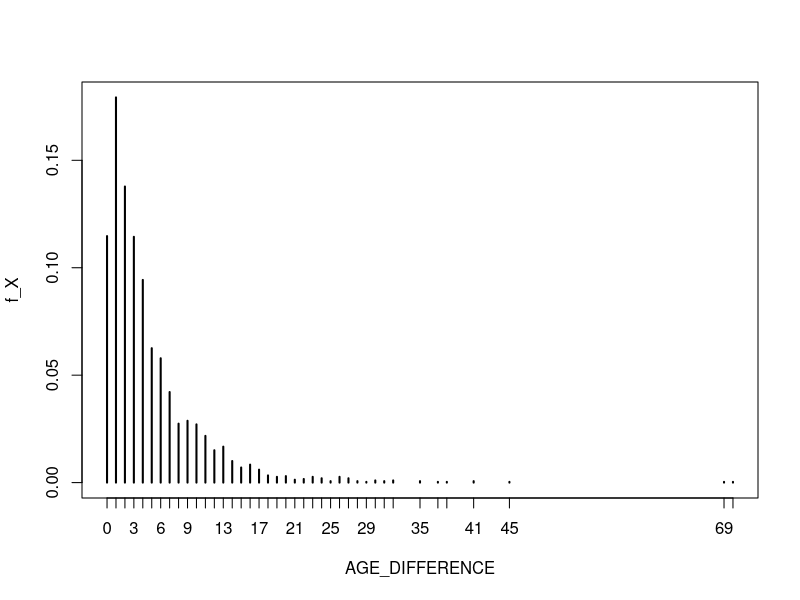
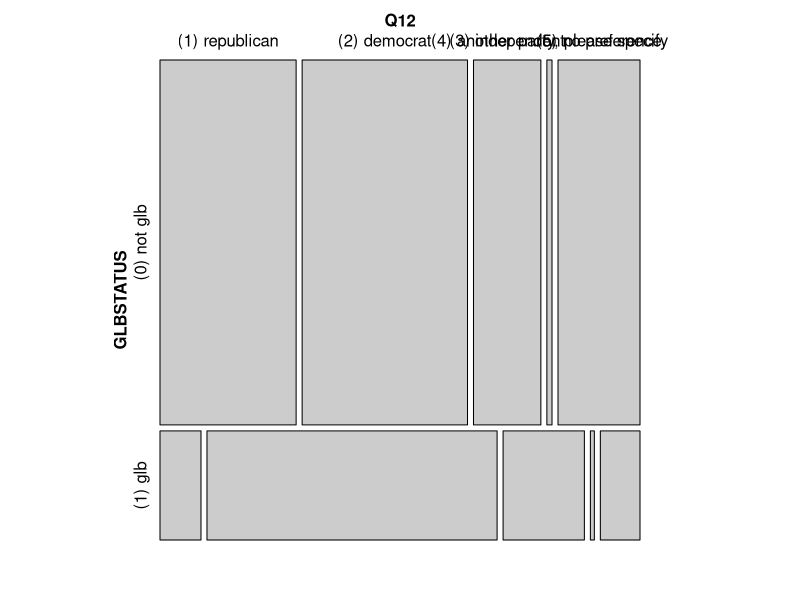
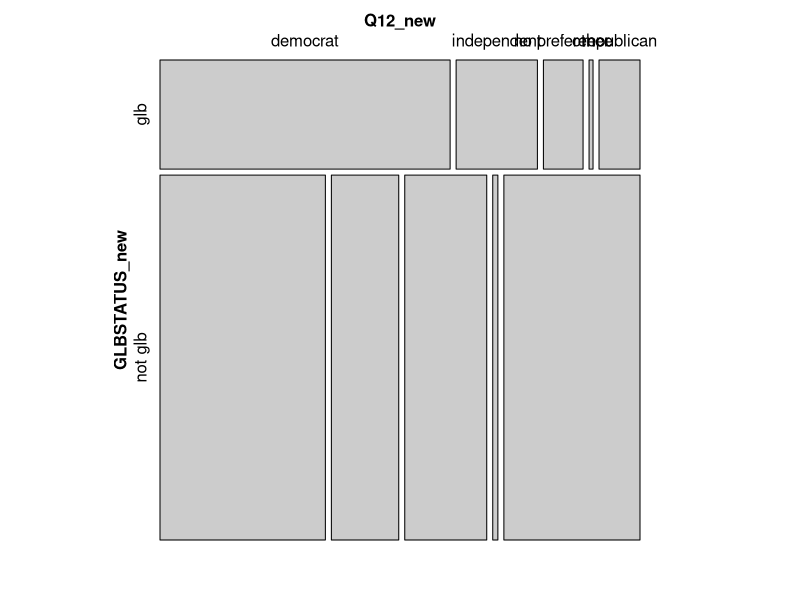
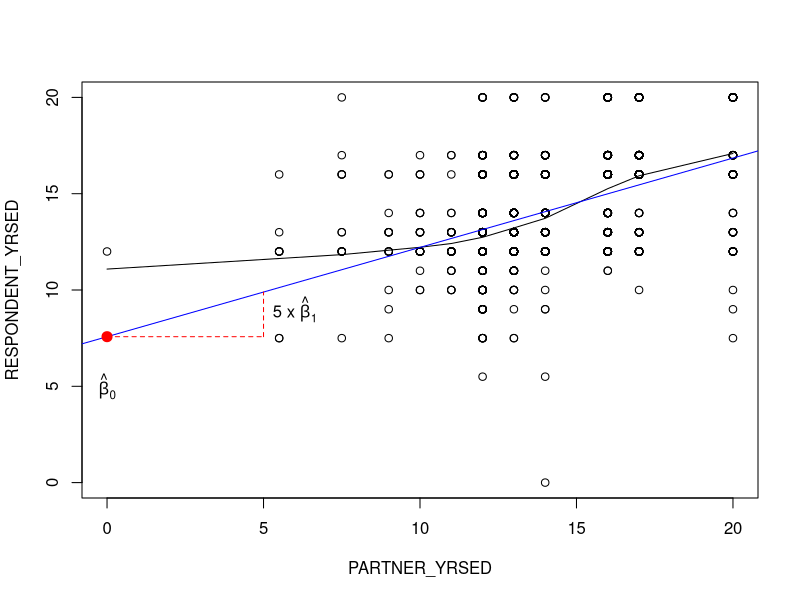
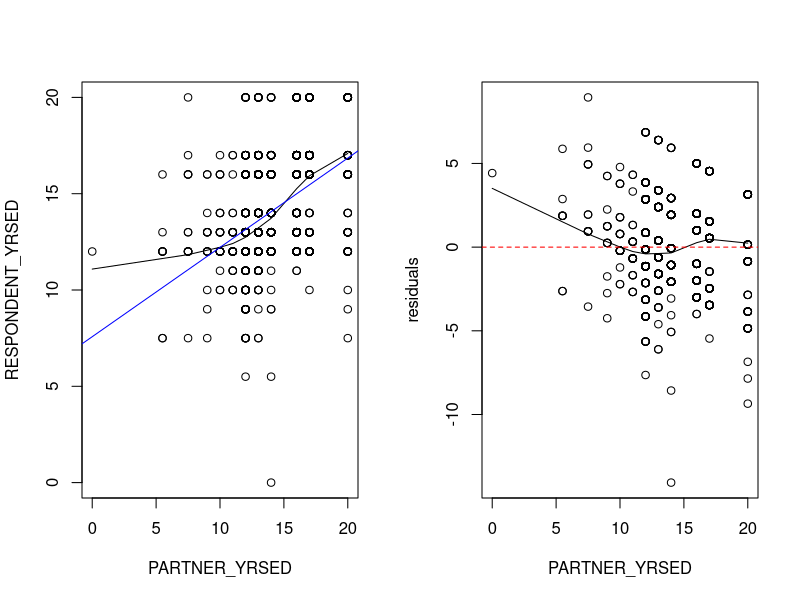
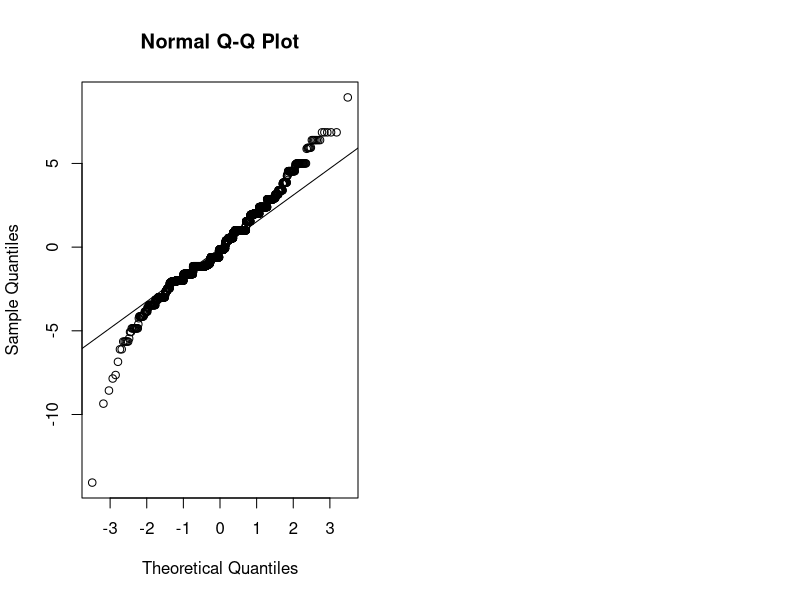

Generate these figures, in order, with R:
####
#### How Couples Meet and Stay Together (HCMST), The Interuniversity Consortium for 
#### Political and Social Research (ICPSR). Wave 1 collected in 2009, Wave 2 in 2010, 
#### Wave 3 in 2011, and Wave 4 in 2013. United States.
####
#### Here, we will consider only the 3,009 individuals surveyed who were characterized as 
#### being in a relationship of some kind. For exploratory purposes, we will investigate 
#### patterns and illustrate some statistical techniques. Note, however, that a 
#### sophisticated sampling method was used by the study directors and that sampling 
#### weights must be applied before meaningful inferences on the more general population 
#### of interest can be attempted. We will discuss this issue further in a later lecture.
####

dta <- read.csv("HCMST.csv", row.names = NULL)
dim(dta)
head(dta)
summary(dta)

##
## Age difference between partners.
##

## Treating our 3,009 individuals as our population of interest, create the pmf of the 
## age difference variable (call it X). Note that X has some missing values. Note also 
## the two couples for whom age difference is 69 and 70 years (!), respectively.
with(dta, table(is.na(AGE_DIFFERENCE)))
tt <- with(dta, table(AGE_DIFFERENCE))
x_possibilities <- as.numeric(names(tt))
f_X <- tt / sum(tt)
sum(f_X)
plot(f_X)

## E(X) and Var(X).
mu_X <- sum(x_possibilities * f_X)
sig_2_X <- sum((x_possibilities - mu_X) ^ 2 * f_X)

## Can match by just computing sample statistics. The minor discrepancy between variance 
## calculations is due to the sample variance dividing by n - 1 instead of n; again, this 
## is a technical point that we have not yet fully addressed in this class.
with(dta, mean(AGE_DIFFERENCE, na.rm = TRUE))
with(dta, var(AGE_DIFFERENCE, na.rm = TRUE))
with(dta, var(AGE_DIFFERENCE, na.rm = TRUE)) * (sum(tt) - 1) / sum(tt)

##
## GLB status and political party affiliation. (GLB - gay, lesbian, bisexual)
##

## Joint distribution, considering GLB status as X and political party affiliation as Y.
freq_table <- with(dta, table(GLBSTATUS, Q12))
print(f_XY <- prop.table(freq_table))
sum(f_XY)

## Marginal distribution of GLB status.
print(f_X <- apply(f_XY, MARGIN = 1, FUN = sum))
rowSums(f_XY)
sum(f_X)

## Marginal distribution of political party affiliation.
print(f_Y <- apply(f_XY, 2, sum))
colSums(f_XY)
sum(f_Y)

## A "mosaic" plot as a way to visualize our "contingency table".
##
## NOTE: May need to first install 'vcd' package.
library(vcd) 

mosaic(freq_table)

#* A slightly-prettier version can be had if we re-code the values of the two variables.
##
#* NOTE: May need to first install 'car' package.

library(car)

GLBSTATUS_old <- dta$GLBSTATUS
GLBSTATUS_new <- recode(GLBSTATUS_old, "'(0) not glb'='not glb'; '(1) glb'='glb'")

Q12_old <- dta$Q12
Q12_new <- recode(Q12_old, "'(1) republican'='republican'; '(2) democrat'='democrat'; '(3) independent'='independent'; '(4) another party, please specify'='other'; '(5) no preference'='no preference'")

mosaic(table(GLBSTATUS_new, Q12_new))

## Conditional distribution of political party affiliation, given GLB status.
print(f_Y_given_not_glb <- f_XY[1, ] / f_X[1])
print(f_Y_given_glb <- f_XY[2, ] / f_X[2])
sum(f_Y_given_not_glb)
sum(f_Y_given_glb)

## Law of total probability applied to the probability that a randomly-selected 
## individual is a democrat.
print(p_democrat <- f_Y_given_not_glb[2] * f_X[1] + f_Y_given_glb[2] * f_X[2])
f_Y[2]
sum(f_XY[, 2])

## Bayes' Theorem applied to the probability of GLB, given democrat.
print(p_GLB_given_democrat <- (f_Y_given_glb[2] * f_X[2]) / p_democrat)
freq_table[2, 2] / sum(freq_table[, 2])

##
## Statistical inference on the difference in HHINC, comparing GLB to non-GLB.
##

med_diff_obs <- with(dta, median(HHINC[GLBSTATUS == "(1) glb"]) - 
  median(HHINC[GLBSTATUS == "(0) not glb"]))

## 95% confidence interval via bootstrap.
B <- 500
med_diff_b <- numeric(B)
for(b in 1:B) {
  ## Create bootstrap sample by sampling with replacement from each of the two groups.
  y_not_glb_b <- with(dta, sample(HHINC[GLBSTATUS == "(0) not glb"], replace = TRUE))
  y_glb_b <- with(dta, sample(HHINC[GLBSTATUS == "(1) glb"], replace = TRUE))
  
  ## Compute and store median difference in household income.
  med_diff_b[b] <- median(y_glb_b) - median(y_not_glb_b)
}
quantile(med_diff_b, c(0.025, 0.975))

## Hypothesis test via bootstrap. Note that, since the 95% confidence interval does not 
## contain 0, we expect that the p-value for testing H_0: median difference = 0 vs. H_a: 
## median difference != 0 will be less than 0.05. Still, it is useful to have an actual 
## p-value for quantifying just how strong our evidence against H_0 is. Before running 
## the bootstrap, we center the observations in the two groups to have the same median, 
## forcing H_0 to be true.
med_diff_0_b <- numeric(B)
y_not_glb_0 <- with(dta, HHINC[GLBSTATUS == "(0) not glb"] - 
  median(HHINC[GLBSTATUS == "(0) not glb"]))
y_glb_0 <- with(dta, HHINC[GLBSTATUS == "(1) glb"] - 
  median(HHINC[GLBSTATUS == "(1) glb"]))
for(b in 1:B) {
  ## Construct bootstrap sample.
  y_not_glb_0_b <- sample(y_not_glb_0, replace = TRUE)
  y_glb_0_b <- sample(y_glb_0, replace = TRUE)
  
  ## Compute and store median difference.
  med_diff_0_b[b] <- median(y_glb_0_b) - median(y_not_glb_0_b)
}

## Because we are testing against a *two-sided* alternative hypothesis, the p-value is 
## defined as the probability of seing a median difference *as or more extreme* as the 
## median difference we originally observed. We can estimate the p-value as follows. Note
## that the p-value is *not* < 0.05, whereas we expected it to be. The relationship 
## between confidence intervals and hypothesis tests (e.g., p-value < 0.05 if the null 
## hypothesized parameter value is not contained in a 95% confidence interval) are 
## sometimes distorted in practice. In this case, there are only 19 unique values for 
## HHINC, and this substantially affects the bootstrap sampling distributions we obtain.
sum(abs(med_diff_0_b) >= abs(med_diff_obs)) / B
mean(abs(med_diff_0_b) >= abs(med_diff_obs))

####
#### Association between RESPONDENT_YRSED and PARTNER_YRSED.
####

## First get rid of partners with missing values.
ii_no_NA <- apply(dta, 1, function(x) { all(!is.na(x)) })
dta_no_NA <- dta[ii_no_NA, ]

x <- dta_no_NA$PARTNER_YRSED
y <- dta_no_NA$RESPONDENT_YRSED
n <- length(x)

## Scatterplot with smoother overlaid.
plot(x, y, xlab = "PARTNER_YRSED", ylab = "RESPONDENT_YRSED")
lines(lowess(x, y))

##
## Correlation.
##

r <- cor(x, y)
r

## Match manually.
x_bar <- mean(x)
y_bar <- mean(y)
s_x <- sd(x)
s_y <- sd(y)
ss_x <- s_x ^ 2 * (n - 1)
ss_y <- s_y ^ 2 * (n - 1)

r_manual <- sum((x - x_bar) * (y - y_bar)) / (sqrt(ss_x) * sqrt(ss_y))
r_manual

##
## Linear regression of RESPONDENT_YRSED (response) vs. PARTNER_YRSED (predictor).
##

## Fit model.
fit <- lm(y ~ x)
summary(fit)
abline(fit, col = "blue")

## Intercept is estimated RESPONDENT_YRSED when PARTNER_YRSED = 0.
cf <- summary(fit)$coef
points(0, cf[1, 1], pch = 20, col = "red", cex = 2)
text(0, 5, expression(hat(beta)[0]))

## Slope is estimated mean change in RESPONDENT_YRSED associated with a 1-unit increase 
## in PARTNER_YRSED. Five times the slope is the estimated mean change in RESPONDENT_YRSED
## associated with a *5*-unit increase in PARTNER_YRSED.
lines(c(0, 5), c(cf[1, 1], cf[1, 1]), lty = 2, col = "red")
lines(c(5, 5), c(cf[1, 1], cf[1, 1] + 5 * cf[2, 1]), lty = 2, col = "red")
text(6, 9, expression(paste("5 x ", hat(beta)[1], sep = "")))

## Relationship between slope and correlation estimates.
r * (s_y / s_x)
cf[2, 1]

##
## Check model assumptions.
##

ee <- summary(fit)$resid

## Is there reasonably a linear association between x and y? There is some curvature to 
## the residual plot. This is partially driven by the presence of an "outlier" on the low 
## end of PARTNER_YRSED. The residual plot can also be used to gauge the assumption of 
## constant residual variance.  
par(mfrow = c(1, 2))
plot(x, y, xlab = "PARTNER_YRSED", ylab = "RESPONDENT_YRSED")
lines(lowess(x, y))
abline(fit, col = "blue")
plot(x, ee, xlab = "PARTNER_YRSED", ylab = "residuals")
lines(lowess(x, ee))
abline(0, 0, lty = 2, col = "red")

## Are the residuals reasonably Normal in distribution?
qqnorm(ee)
qqline(ee)

## Testing H_0: beta_1 = 0 vs. H_a: beta_1 != 0 (two-sided).
t_stat <- cf[2, 1] / cf[2, 2]
p_val <- 2 * (1 - pt(abs(t_stat), n - 2))

## A 95% confidence interval for beta_1.
ci <- cf[2, 1] + c(-1, 1) * qt(0.975, n - 2) * cf[2, 2]

## Report a 95% confidence interval for the mean of RESPONDENT_YRSED among those with 
## PARTNER_YRSED = 15.
predict(fit, newdata = data.frame(x = 15), interval = "confidence")

## Report a 95% prediction interval for the value of RESPONDENT_YRSED for whom 
## PARTNER_YRSED = 15.
predict(fit, newdata = data.frame(x = 15), interval = "prediction")

